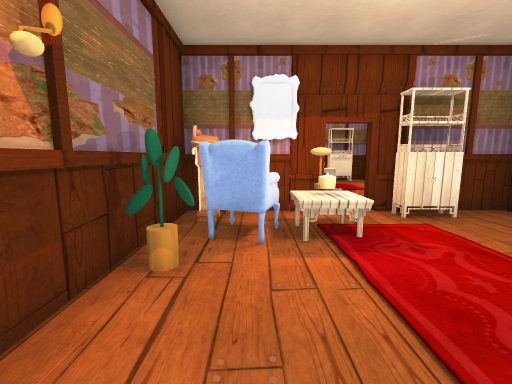
view 1 (above)

16 first-person views from a walk through a scene from a Unity 3-D project. The camera is 1.2 m above the floor, tilts 8° down and sees 90° across. Doors are open. The floor is counted in squares, 1 m on a side. Each view is taken from the middle of a square. On the plan, view 1 faces up. The plan holds only what a view shows up to about 12 squares ahead; the rest is blank. The place goes on beyond the plan. The player character is not drawn. Some surface patterns are stand-ins.

view 2
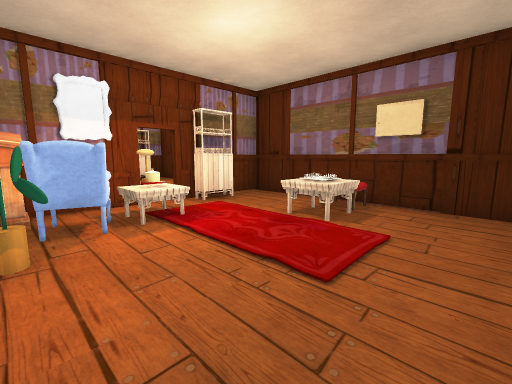

view 3
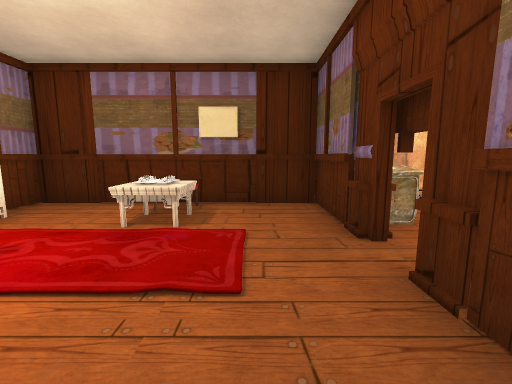

view 4
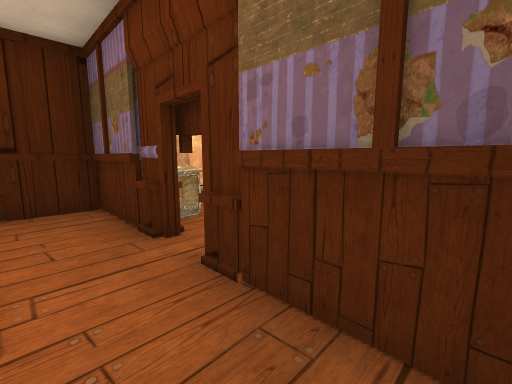

view 5
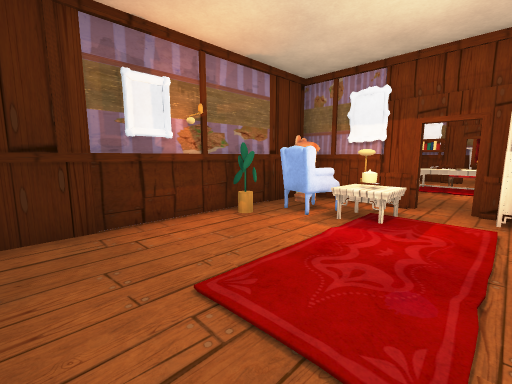

view 6
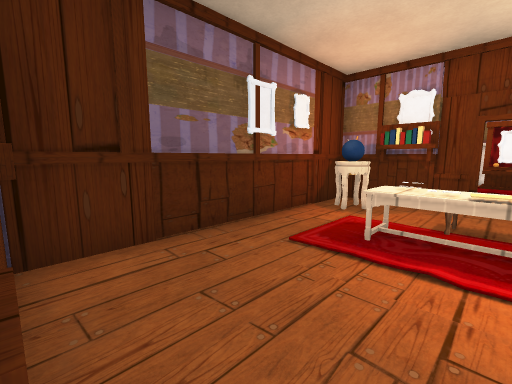

view 7
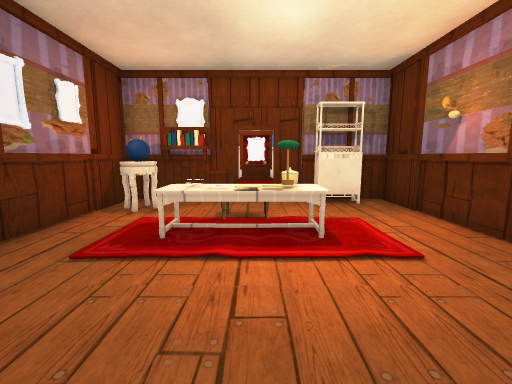

view 8
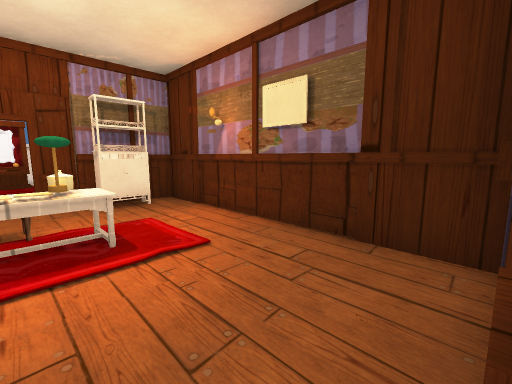

view 9
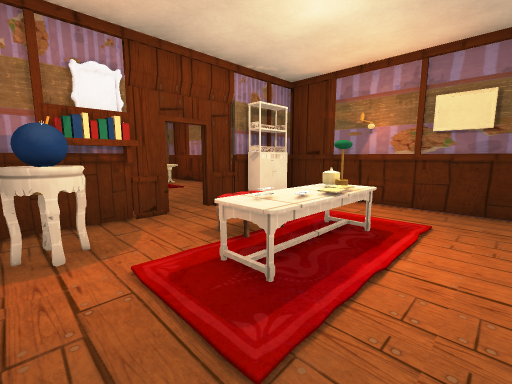

view 10
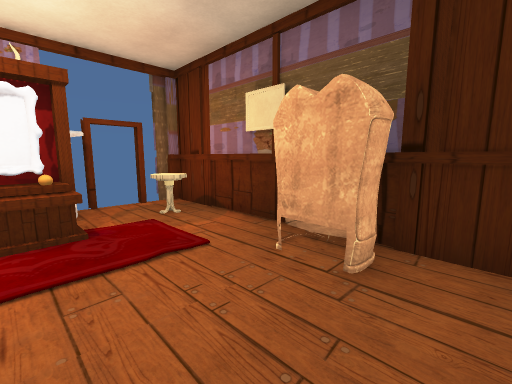

view 11
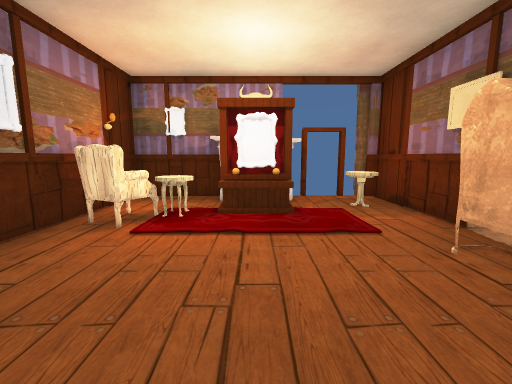

view 12
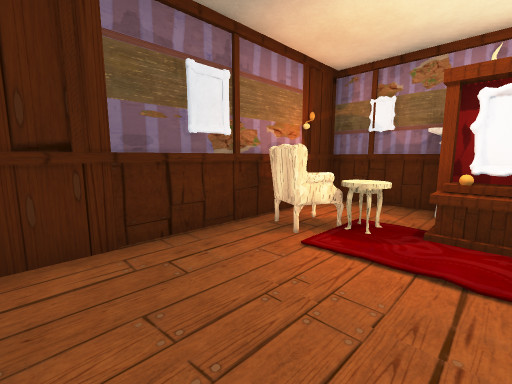

view 13
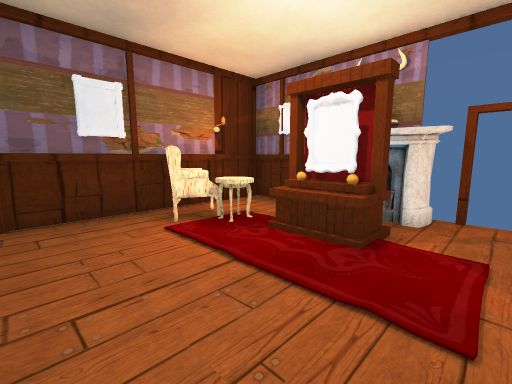

view 14
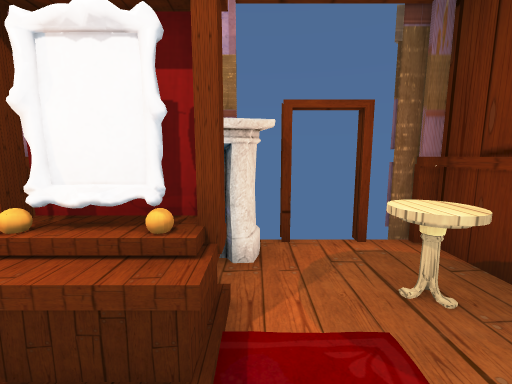

view 15
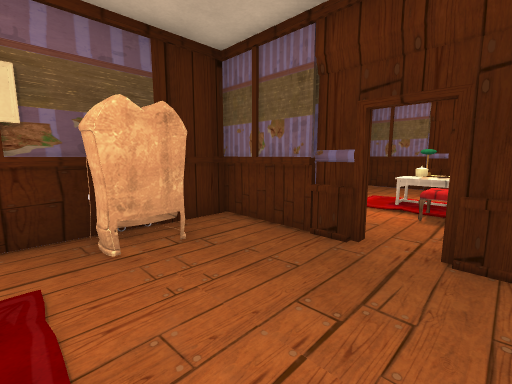

view 16
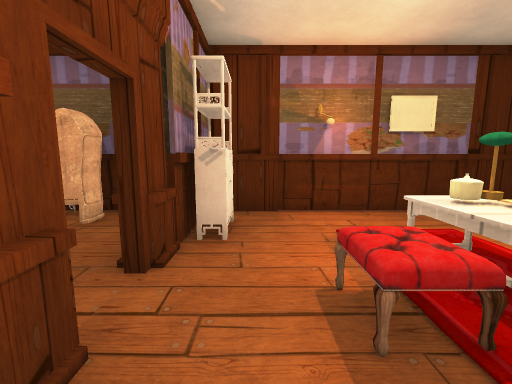

### Floor plan
Ten units are one square. View 1 is at (0, 0); x grows to the right and y downward. Boxes are objects, and circles mark ways between rooms. Rooms are numbered by the first view taken in them; rooms with no view inside come last. Other rooms are left out.
<svg viewBox="-20 -220 81 270">
<path fill="none" stroke="#000" d="M25 21 25 15 55 15 55 -55 25 -55M-11 15 15 15M9 -54 0 -55M14 -55 -15 -55 -15 11M4 -53 0 -55M8 -55 0 -53M16 -130 4 -130M9 -134 15 -134M33 -129 33 -136M-4 -130 -15 -130 -15 -60M44 -134 56 -134M44 -124 44 -130M56 -130 25 -130 25 -134 35 -134M20 -185 16 -187M25 -185 19 -187M25 -185 15 -187M25 -186 21 -184M25 -186 15 -185M25 -186 15 -186M25 -187 20 -185 15 -188M26 -189 15 -189M14 -60 14 -55M25 -55 25 -60 55 -60 55 -206M10 -205 -15 -205 -15 -139M-15 -60 14 -60"/>
<rect x="-15" y="-35" width="10" height="10" fill="#bbb"><title>other object</title></rect>
<rect x="-15" y="-45" width="20" height="10" fill="#bbb"><title>other object</title></rect>
<rect x="-15" y="-55" width="10" height="10" fill="#bbb"><title>other object</title></rect>
<rect x="5" y="-45" width="10" height="10" fill="#bbb"><title>other object</title></rect>
<rect x="15" y="15" width="10" height="10" fill="#bbb"><title>other object</title></rect>
<rect x="15" y="-45" width="10" height="10" fill="#bbb"><title>other object</title></rect>
<rect x="25" y="25" width="10" height="10" fill="#bbb"><title>other object</title></rect>
<rect x="25" y="-25" width="20" height="20" fill="#bbb"><title>other object</title></rect>
<rect x="25" y="-55" width="20" height="10" fill="#bbb"><title>other object</title></rect>
<rect x="35" y="25" width="20" height="20" fill="#bbb"><title>other object</title></rect>
<rect x="45" y="-25" width="10" height="10" fill="#bbb"><title>other object</title></rect>
<rect x="-15" y="-185" width="10" height="20" fill="#bbb"><title>other object</title></rect>
<rect x="-5" y="-185" width="20" height="10" fill="#bbb"><title>other object</title></rect>
<rect x="5" y="-105" width="10" height="10" fill="#bbb"><title>other object</title></rect>
<rect x="5" y="-115" width="10" height="10" fill="#bbb"><title>other object</title></rect>
<rect x="5" y="-195" width="10" height="10" fill="#bbb"><title>other object</title></rect>
<rect x="5" y="-205" width="30" height="10" fill="#bbb"><title>other object</title></rect>
<rect x="15" y="-105" width="20" height="10" fill="#bbb"><title>other object</title></rect>
<rect x="15" y="-185" width="10" height="10" fill="#bbb"><title>other object</title></rect>
<rect x="25" y="-195" width="10" height="10" fill="#bbb"><title>other object</title></rect>
<rect x="35" y="-135" width="10" height="10" fill="#bbb"><title>other object</title></rect>
<rect x="35" y="-195" width="20" height="10" fill="#bbb"><title>other object</title></rect>
<rect x="45" y="-165" width="10" height="20" fill="#bbb"><title>other object</title></rect>
<rect x="45" y="-215" width="10" height="20" fill="#bbb"><title>other object</title></rect>
<circle cx="20" cy="-60" r="3" fill="#2a7"/>
<circle cx="30" cy="-65" r="3" fill="#2a7"/>
<text x="20" y="-10">1</text>
<text x="20" y="-130">2</text>
</svg>
Room 1 opens to room 2.

Where each view was taken, in squares from view 1:
view 1: 0 up, 0 right, facing up
view 2: 1 down, 1 left, facing up-right
view 3: 0 up, 1 left, facing right
view 4: 0 up, 1 left, facing down-right
view 5: 1 down, 3 right, facing up-left
view 6: 6 up, 2 right, facing up-left
view 7: 6 up, 2 right, facing up
view 8: 6 up, 2 right, facing up-right
view 9: 8 up, 1 left, facing up-right
view 10: 14 up, 2 right, facing up-right
view 11: 13 up, 2 right, facing up
view 12: 14 up, 2 right, facing up-left
view 13: 15 up, 4 right, facing up-left
view 14: 17 up, 3 right, facing up
view 15: 17 up, 1 right, facing down-right
view 16: 12 up, 0 right, facing right
